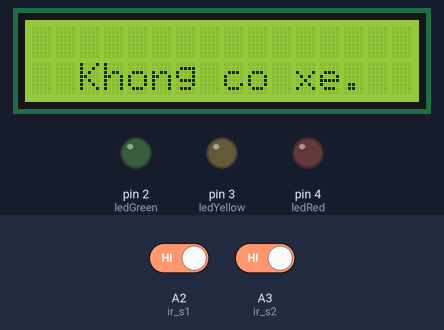
Bench run of a sketch on a simulated Arduino Uno, built with avr-gcc and run on an emulated ATmega328P. Parts: 16×2 character LCD, output pins drawn as LEDs (lit = HIGH). Inputs (shaded band) come from the test bench; at power-on: A2 (ir_s1) HIGH, A3 (ir_s2) HIGH. What the sketch prints to the serial monitor is not drawn.

Above: at 1.2 s.
1.3 s: A2 (ir_s1) driven LOW
At 1.7 s:
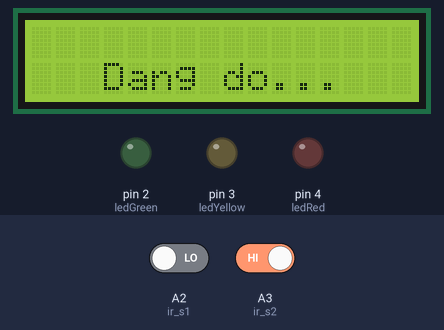
2.8 s: A3 (ir_s2) driven LOW
At 3.7 s:
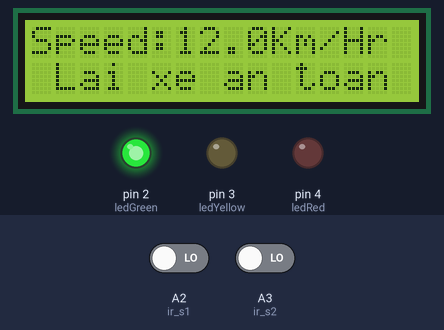
4.3 s: A2 (ir_s1) driven HIGH
At 6.5 s:
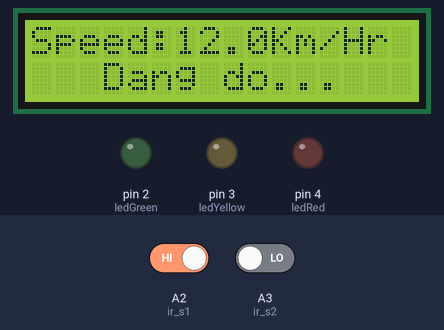
7.3 s: A2 (ir_s1) driven LOW
At 8.2 s:
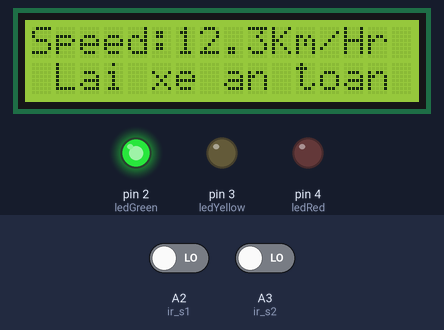
8.8 s: A3 (ir_s2) driven HIGH
At 11.0 s:
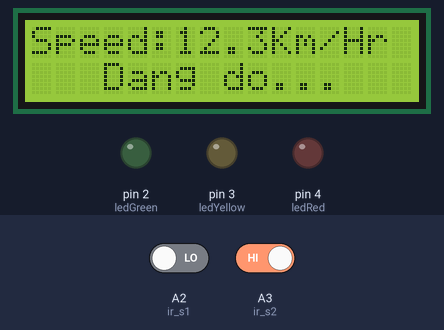
11.8 s: A3 (ir_s2) driven LOW
At 15.7 s:
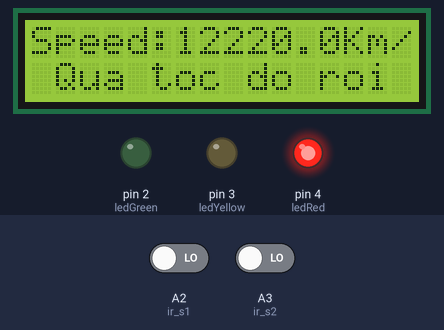
Timing chart, 0 to 19.3 s (numbered marks = the images above; inputs shaded):
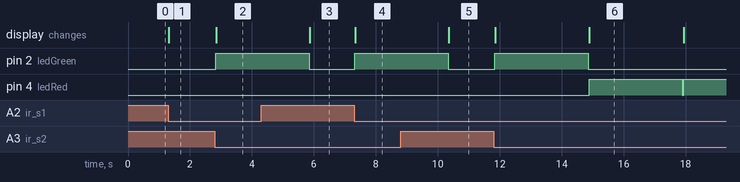

The sketch:

Car_Speed_Arduino.ino
```cpp
#include <Wire.h>
#include <LiquidCrystal_I2C.h>
LiquidCrystal_I2C lcd = LiquidCrystal_I2C(0x27, 16, 2);

int timer1;
int timer2;

float Time;

int flag1 = 0;
int flag2 = 0;


float distance = 5.0;
double velocity = 0;

const int ir_s1 = A2;
const int ir_s2 = A3;
const int ledGreen = 2;
const int ledYellow = 3;
const int ledRed = 4;

void TurnOfLight() {
  digitalWrite(ledGreen, LOW);
  digitalWrite(ledYellow, LOW);
  digitalWrite(ledRed, LOW);
}
void TurnOnRed() {
  digitalWrite(ledGreen, LOW);
  digitalWrite(ledYellow, LOW);
  digitalWrite(ledRed, HIGH);
}
void TurnOnYellow() {
  digitalWrite(ledGreen, LOW);
  digitalWrite(ledYellow, HIGH);
  digitalWrite(ledRed, LOW);
}
void TurnOnGreen() {
  digitalWrite(ledGreen, HIGH);
  digitalWrite(ledYellow, LOW);
  digitalWrite(ledRed, LOW);
}

void setup() {
  pinMode(ir_s1, INPUT);
  pinMode(ir_s2, INPUT);
  pinMode(ledGreen, OUTPUT);
  pinMode(ledYellow, OUTPUT);
  pinMode(ledRed, OUTPUT);

  Serial.begin(9600);
  TurnOfLight();

  lcd.init();
  lcd.backlight();
  lcd.clear();
}

void loop() {
  if (digitalRead (ir_s1) == LOW && flag1 == 0) {
    timer1 = millis();
    flag1 = 1;
  }

  if (digitalRead (ir_s2) == LOW && flag2 == 0) {
    timer2 = millis();
    flag2 = 1;
  }

  if (flag1 == 1 && flag2 == 1) {
    if (timer1 > timer2) {
      Time = timer1 - timer2;
    }
    else if (timer2 > timer1) {
      Time = timer2 - timer1;
    }
    Time = Time / 1000;
    velocity = (distance / Time);
    velocity = velocity * 3600;
    velocity = velocity / 1000;
  }
  Serial.println(velocity);
  if (velocity == 0) {
    lcd.setCursor(0, 1);
    if (flag1 == 0 && flag2 == 0) {
      TurnOfLight();
      lcd.print("  Khong co xe.  ");
    }
    else {
      lcd.print("   Dang do...   ");
    }
  }
  else {
    lcd.clear();
    lcd.setCursor(0, 0);
    lcd.print("Speed:");
    lcd.print(velocity, 1);
    lcd.print("Km/Hr  ");
    lcd.setCursor(0, 1);
    if (velocity > 50) {
      lcd.print(" Qua toc do roi ");
      TurnOnRed();
    }
    else if (velocity > 40 && velocity < 50)
    {
      TurnOnYellow();
      lcd.print("Canh bao toc do ");
    }
    else {
      TurnOnGreen();
      lcd.print(" Lai xe an toan ");
    }
    delay(3000);
    TurnOfLight();
    velocity = 0;
    flag1 = 0;
    flag2 = 0;
  }
}
```

Measured:
- after the input at 1.3 s, the display: changes at once (image 1)
- after the input at 2.8 s, pin 2 (ledGreen): LOW → HIGH at once; the display: changes after 0.05 s (image 2)
- after the input at 4.3 s, pin 4 (ledRed): stays LOW (without the input it goes to HIGH after 1.6 s); the display: changes after 1.6 s (image 3)
- after the input at 7.3 s, pin 2 (ledGreen): LOW → HIGH at once; the display: changes at once (image 4)
- after the input at 8.8 s, pin 4 (ledRed): stays LOW (without the input it goes to HIGH after 1.6 s); the display: changes after 1.6 s (image 5)
- after the input at 11.8 s, pin 2 (ledGreen): LOW → HIGH at once, → LOW 3.0 s later; pin 4 (ledRed): LOW → HIGH after 3.1 s, → LOW 3.0 s later, → HIGH 0.04 s later; the display: first changes after 0.05 s (image 6 shows a later state)
